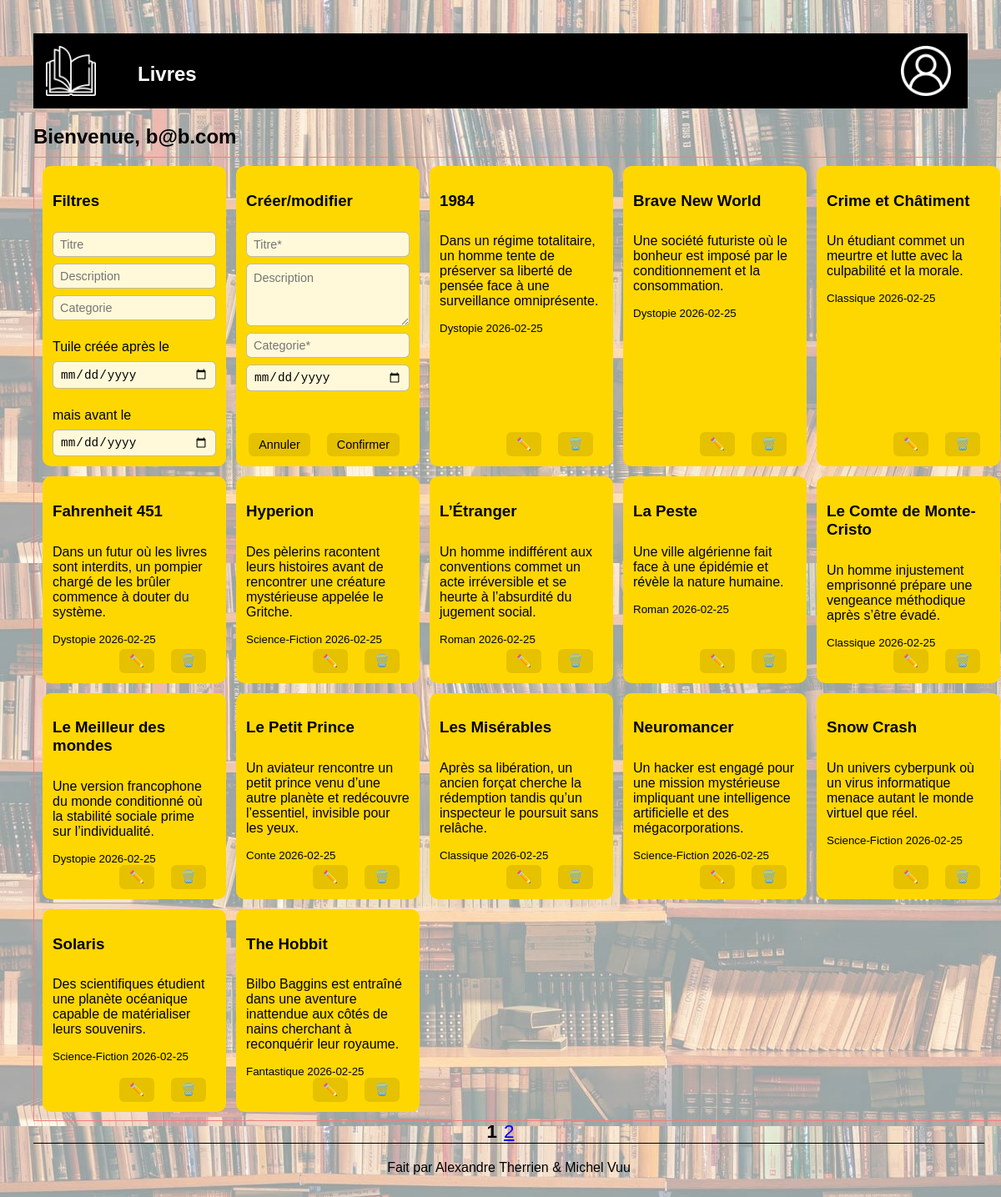
The page /user_home.php (signed in) on the database its author committed.
### tables this page shows
CREATE TABLE `tiles` (
  `tile_id` int(11) NOT NULL,
  `title` varchar(255) NOT NULL,
  `tile_date` date NOT NULL,
  `category` varchar(100) DEFAULT NULL,
  `description` text NOT NULL,
  `account_id` int(11) NOT NULL
);

### public/user_home.php (the view, shortened to what this page needs)
<?php
require_once __DIR__ . '/../includes/db.php';
$query_admin = $bdd->prepare("
        SELECT admin
        FROM accounts
        WHERE account_id = :account_id
        ");
$query_admin->execute(['account_id' => $_SESSION['account_id']]);
$isAdmin = (bool)$query_admin->fetchColumn();
if ($isAdmin) {
    $query_count = $bdd->prepare("SELECT COUNT(*) FROM tiles");
    $query_count->execute();
} else {
    $query_count = $bdd->prepare("SELECT COUNT(*) FROM tiles WHERE account_id = :account_id");
    $query_count->execute(['account_id' => $_SESSION['account_id']]);
}
$perPage = 15;
$page = max(1, (int)($_GET['page'] ?? 1));
$offset = ($page -1) * $perPage;
$total_tiles = (int)$query_count->fetchColumn();
$total_pages = (int)ceil($total_tiles / $perPage);
$sql = "SELECT tile_id, title, tile_date, category, description
        FROM tiles ";
if (!$isAdmin) {
        $sql .= "WHERE account_id = :account_id ";
}
$sql .= "ORDER BY title ASC
         LIMIT $perPage OFFSET $offset";
$query = $bdd->prepare($sql);
if (!$isAdmin) {$query->execute(['account_id' => $_SESSION['account_id']]);}
else {$query->execute();}
$tiles = $query->fetchAll(PDO::FETCH_ASSOC);
?>
<!DOCTYPE html>
<html lang="fr">
<head>
        <link rel="stylesheet" href="./assets/css/style.css">
</head>
<body>
        <?php include('./partials/header.php'); ?>
<h2>Bienvenue, <?=  ($_SESSION['account_name']) ?></h2>
<div class="container">
        <div class="tile">
                <form>
                        <h3>Filtres</h3>
                        <input type="text" id="title_f" placeholder="Titre" onkeyup="filterTiles()">
                        <input type="text" id="description_f" placeholder="Description" onkeyup="filterTiles()">
                        <input type="text" id="category_f" placeholder="Categorie" onkeyup="filterTiles()">
                        <label>Tuile créée après le</label><input type="date" id="date_begin_f" placeholder="Date création" onchange="filterTiles()">
                        <label>mais avant le</label><input type="date" id="date_end_f" onchange="filterTiles()">
                </form>
        </div>
        <div class="tile">
                <form id="tile_form">
                        <h3>Créer/modifier</h3>
                        <input type="text" id="title_m" name="title" placeholder="Titre*" required>
                        <textarea id="description_m" name="description" placeholder="Description" rows="3"
                                oninput="this.style.height='';this.style.height=this.scrollHeight+'px'"></textarea>
                        <input type="text" id="category_m" name="category" placeholder="Categorie*" required></input>
                        <input type="date" id="date_m" name="tile_date" required></input>
                        <div class="tile-actions">
                                <button type="button" id="btn-cancel-edit">Annuler</button>
                                <button type="submit">Confirmer</button>
                        </div>
                </form>
        </div>
        <div id="tiles_result">
                <?php foreach ($tiles as $tile): ?>
                        <div class="tile" data-tile-id="<?= (int)$tile['tile_id'] ?>">
                                <h3><?= htmlspecialchars($tile['title']) ?></h3>
                                <p><?= htmlspecialchars($tile['description']) ?></p>
                                <small>
                                        <span><?= htmlspecialchars($tile['category']) ?></span>
                                        <span><?= htmlspecialchars($tile['tile_date']) ?></span>
                                </small>
                                <div class="tile-actions">
                                        <button type="button" class="btn-edit">✏️</button>
                                        <button type="button" class="btn-delete">🗑️</button>
                                </div>
                        </div>
                <?php endforeach; ?>
        </div>
</div>
<nav class="pagination">
        <?php for ($i = 1; $i <= $total_pages; $i++): ?>
                <?php if ($i === $page): ?>
                        <strong><?= $i ?></strong>
                <?php else: ?>
                        <a href="?page=<?= $i ?>"><?= $i ?></a>
                <?php endif; ?>
        <?php endfor; ?>
</nav>
<?php include('./partials/footer.php'); ?>
</body></html>

### public/assets/css/style.css (style rules this page uses)
html, body { height:100%; margin:0; }
body { background-image: linear-gradient(rgba(255, 255, 255, 0.6), rgba(255, 255, 255, 0.6)), url("../images/books.jpg"); font-family: Arial, sans-serif; padding: 40px; box-sizing: border-box; position: relative; display:flex; flex-direction:column; }
h1, h2 { margin-bottom: 10px; }
form { background: white; padding: 20px; width: 18vw; border: 1px solid #ccc; border-radius: 10px; }
label { display: block; margin-top: 15px; width: 18vw; margin-right: 1vw; }
input { padding: 0; padding-top: 10px; padding-bottom: 10px; width: 17.9vw; margin-top: 5px; border-style: none; background-color: #efefef; border-radius: 5px; ; }
button { margin-top: 15px; cursor: pointer; background-color: darkorange; margin-right: 1vw; padding: 10px 5px 10px 5px; border-radius: 5px; border-style: solid; border-color: white; width: 18vw; }
p { margin-top: 10px; }
.container { padding: 10px; border: 1px solid lightcoral; display: grid; grid-template-columns: repeat(auto-fit, minmax(220px, 1fr)); gap: 12px; max-width: 1200px; margin: 0 auto; }
.tile { position: relative; background-color: gold; padding: 12px; border-radius: 10px; display: flex; flex-direction: column; min-height: 160px; overflow: hidden; }
.tile-actions { margin-top: auto; display: flex; justify-content: flex-end; gap: 8px; }
.tile-actions button { margin-top: 0; align-self: center; border: none; background: rgba(0, 0, 0, 0.1); cursor: pointer; padding: 4px 6px; border-radius: 4px; font-size: 0.9rem; }
.tile form { background: transparent; padding: 0; width: 100%; border: 0; border-radius: 0; display: flex; flex-direction: column; gap: 8px; height: 100%; min-width: 0; }
.tile input { width: 100%; max-width: 100%; box-sizing: border-box; margin-top: 0; padding: 6px 8px; font-size: 0.9rem; border-radius: 6px; border: 1px solid rgba(0, 0, 0, 0.25); background: rgba(255, 255, 255, 0.85); }
.tile textarea { width: 100%; box-sizing: border-box; padding: 6px 8px; font-size: 0.9rem; font-family: inherit; line-height: 1.4; border-radius: 6px; border: 1px solid rgba(0, 0, 0, 0.25); background: rgba(255, 255, 255, 0.85); resize: vertical; outline: none; }
.tile button { width: auto; margin-top: auto; align-self: flex-end; padding: 6px 12px; font-size: 0.9rem; background: rgba(0, 0, 0, 0.1); border: none; border-radius: 6px; cursor: pointer; }
#tiles_result { display: contents; }
.pagination { font-size: 1.4rem; display: flex; justify-content: center; gap: 8px; }

### rows shown on the page
tiles: title "1984", description "Dans un régime totalitaire, un homme tente de préserver sa liberté de pensée face à une surveillance omniprésente.", category "Dystopie", tile_date "2026-02-25"
tiles: title "Brave New World", description "Une société futuriste où le bonheur est imposé par le conditionnement et la consommation.", category "Dystopie", tile_date "2026-02-25"
tiles: title "Crime et Châtiment", description "Un étudiant commet un meurtre et lutte avec la culpabilité et la morale.", category "Classique", tile_date "2026-02-25"
tiles: title "Fahrenheit 451", description "Dans un futur où les livres sont interdits, un pompier chargé de les brûler commence à douter du système.", category "Dystopie", tile_date "2026-02-25"
tiles: title "Hyperion", description "Des pèlerins racontent leurs histoires avant de rencontrer une créature mystérieuse appelée le Gritche.", category "Science-Fiction", tile_date "2026-02-25"
tiles: title "L’Étranger", description "Un homme indifférent aux conventions commet un acte irréversible et se heurte à l’absurdité du jugement social.", category "Roman", tile_date "2026-02-25"
tiles: title "La Peste", description "Une ville algérienne fait face à une épidémie et révèle la nature humaine.", category "Roman", tile_date "2026-02-25"
tiles: title "Le Comte de Monte-Cristo", description "Un homme injustement emprisonné prépare une vengeance méthodique après s’être évadé.", category "Classique", tile_date "2026-02-25"
tiles: title "Le Meilleur des mondes", description "Une version francophone du monde conditionné où la stabilité sociale prime sur l’individualité.", category "Dystopie", tile_date "2026-02-25"
tiles: title "Le Petit Prince", description "Un aviateur rencontre un petit prince venu d’une autre planète et redécouvre l’essentiel, invisible pour les yeux.", category "Conte", tile_date "2026-02-25"
tiles: title "Les Misérables", description "Après sa libération, un ancien forçat cherche la rédemption tandis qu’un inspecteur le poursuit sans relâche.", category "Classique", tile_date "2026-02-25"
tiles: title "Neuromancer", description "Un hacker est engagé pour une mission mystérieuse impliquant une intelligence artificielle et des mégacorporations.", category "Science-Fiction", tile_date "2026-02-25"
tiles: title "Snow Crash", description "Un univers cyberpunk où un virus informatique menace autant le monde virtuel que réel.", category "Science-Fiction", tile_date "2026-02-25"
tiles: title "Solaris", description "Des scientifiques étudient une planète océanique capable de matérialiser leurs souvenirs.", category "Science-Fiction", tile_date "2026-02-25"
tiles: title "The Hobbit", description "Bilbo Baggins est entraîné dans une aventure inattendue aux côtés de nains cherchant à reconquérir leur royaume.", category "Fantastique", tile_date "2026-02-25"

### other values the page prints
$_SESSION['account_name'] "b@b.com"
